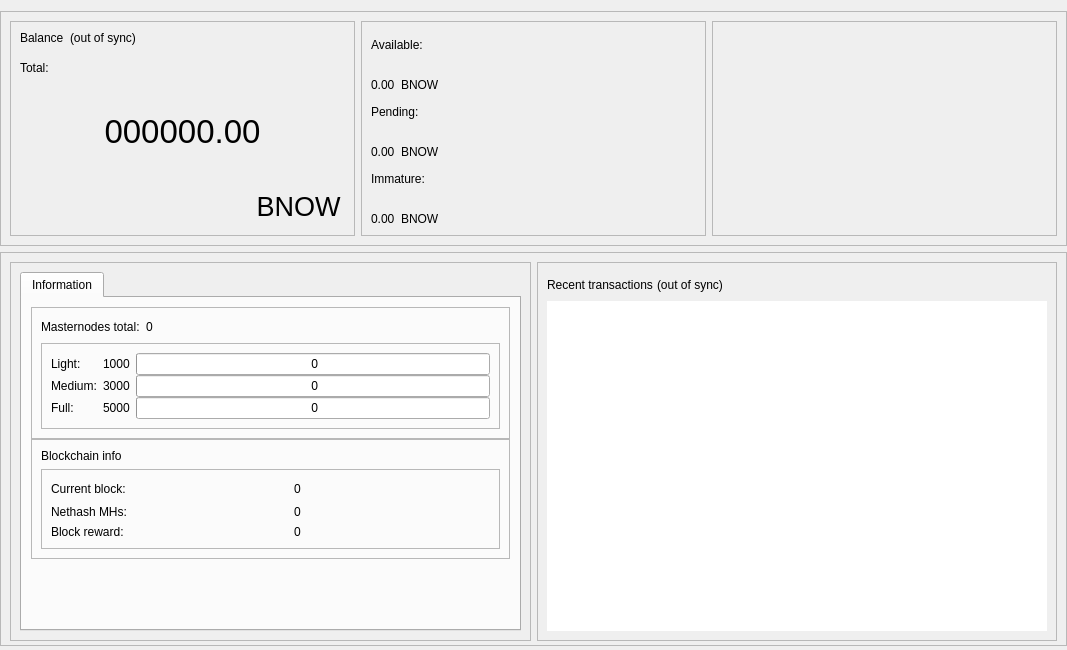
<?xml version="1.0" encoding="UTF-8"?>
<ui version="4.0">
 <class>OverviewPage</class>
 <widget class="QWidget" name="OverviewPage">
  <property name="geometry">
   <rect>
    <x>0</x>
    <y>0</y>
    <width>1067</width>
    <height>650</height>
   </rect>
  </property>
  <property name="minimumSize">
   <size>
    <width>960</width>
    <height>0</height>
   </size>
  </property>
  <property name="windowTitle">
   <string>Form</string>
  </property>
  <layout class="QVBoxLayout" name="topLayout">
   <property name="leftMargin">
    <number>0</number>
   </property>
   <property name="rightMargin">
    <number>0</number>
   </property>
   <property name="bottomMargin">
    <number>4</number>
   </property>
   <item>
    <layout class="QVBoxLayout" name="verticalLayout_main">
     <property name="sizeConstraint">
      <enum>QLayout::SetDefaultConstraint</enum>
     </property>
     <property name="leftMargin">
      <number>0</number>
     </property>
     <property name="rightMargin">
      <number>0</number>
     </property>
     <item>
      <widget class="QFrame" name="frame_blue">
       <property name="enabled">
        <bool>true</bool>
       </property>
       <property name="sizePolicy">
        <sizepolicy hsizetype="Preferred" vsizetype="Preferred">
         <horstretch>0</horstretch>
         <verstretch>0</verstretch>
        </sizepolicy>
       </property>
       <property name="minimumSize">
        <size>
         <width>1065</width>
         <height>220</height>
        </size>
       </property>
       <property name="maximumSize">
        <size>
         <width>16777215</width>
         <height>16777215</height>
        </size>
       </property>
       <property name="sizeIncrement">
        <size>
         <width>0</width>
         <height>0</height>
        </size>
       </property>
       <property name="baseSize">
        <size>
         <width>0</width>
         <height>500</height>
        </size>
       </property>
       <property name="frameShape">
        <enum>QFrame::StyledPanel</enum>
       </property>
       <property name="frameShadow">
        <enum>QFrame::Raised</enum>
       </property>
       <layout class="QHBoxLayout" name="horizontalLayout">
        <item>
         <widget class="QFrame" name="frame_blue_1">
          <property name="minimumSize">
           <size>
            <width>345</width>
            <height>200</height>
           </size>
          </property>
          <property name="maximumSize">
           <size>
            <width>16777215</width>
            <height>16777215</height>
           </size>
          </property>
          <property name="frameShape">
           <enum>QFrame::StyledPanel</enum>
          </property>
          <property name="frameShadow">
           <enum>QFrame::Raised</enum>
          </property>
          <layout class="QHBoxLayout" name="horizontalLayout_2">
           <item>
            <layout class="QVBoxLayout" name="verticalLayout">
             <item>
              <layout class="QHBoxLayout" name="horizontalLayout_3">
               <property name="spacing">
                <number>6</number>
               </property>
               <property name="sizeConstraint">
                <enum>QLayout::SetFixedSize</enum>
               </property>
               <item>
                <widget class="QLabel" name="label_5">
                 <property name="minimumSize">
                  <size>
                   <width>0</width>
                   <height>24</height>
                  </size>
                 </property>
                 <property name="maximumSize">
                  <size>
                   <width>16777215</width>
                   <height>24</height>
                  </size>
                 </property>
                 <property name="text">
                  <string>Balance</string>
                 </property>
                 <property name="alignment">
                  <set>Qt::AlignLeading|Qt::AlignLeft|Qt::AlignTop</set>
                 </property>
                </widget>
               </item>
               <item>
                <widget class="QLabel" name="labelWalletStatus">
                 <property name="minimumSize">
                  <size>
                   <width>0</width>
                   <height>24</height>
                  </size>
                 </property>
                 <property name="maximumSize">
                  <size>
                   <width>16777215</width>
                   <height>24</height>
                  </size>
                 </property>
                 <property name="text">
                  <string>(out of sync)</string>
                 </property>
                 <property name="alignment">
                  <set>Qt::AlignLeading|Qt::AlignLeft|Qt::AlignTop</set>
                 </property>
                </widget>
               </item>
               <item>
                <spacer name="horizontalSpacer">
                 <property name="orientation">
                  <enum>Qt::Horizontal</enum>
                 </property>
                 <property name="sizeHint" stdset="0">
                  <size>
                   <width>40</width>
                   <height>20</height>
                  </size>
                 </property>
                </spacer>
               </item>
              </layout>
             </item>
             <item>
              <widget class="QLabel" name="labelTotalText">
               <property name="maximumSize">
                <size>
                 <width>16777215</width>
                 <height>15</height>
                </size>
               </property>
               <property name="text">
                <string>Total:</string>
               </property>
              </widget>
             </item>
             <item>
              <widget class="QLabel" name="labelTotal">
               <property name="sizePolicy">
                <sizepolicy hsizetype="Preferred" vsizetype="Preferred">
                 <horstretch>0</horstretch>
                 <verstretch>0</verstretch>
                </sizepolicy>
               </property>
               <property name="minimumSize">
                <size>
                 <width>0</width>
                 <height>100</height>
                </size>
               </property>
               <property name="maximumSize">
                <size>
                 <width>16777215</width>
                 <height>100</height>
                </size>
               </property>
               <property name="font">
                <font>
                 <pointsize>25</pointsize>
                 <weight>50</weight>
                 <bold>false</bold>
                </font>
               </property>
               <property name="mouseTracking">
                <bool>false</bool>
               </property>
               <property name="text">
                <string>000000.00</string>
               </property>
               <property name="alignment">
                <set>Qt::AlignCenter</set>
               </property>
              </widget>
             </item>
             <item>
              <layout class="QHBoxLayout" name="horizontalLayout_11">
               <item>
                <spacer name="horizontalSpacer_8">
                 <property name="orientation">
                  <enum>Qt::Horizontal</enum>
                 </property>
                 <property name="sizeHint" stdset="0">
                  <size>
                   <width>40</width>
                   <height>20</height>
                  </size>
                 </property>
                </spacer>
               </item>
               <item>
                <widget class="QPushButton" name="blabel_Bitnow">
                 <property name="font">
                  <font>
                   <pointsize>20</pointsize>
                   <italic>false</italic>
                   <kerning>true</kerning>
                  </font>
                 </property>
                 <property name="cursor">
                  <cursorShape>PointingHandCursor</cursorShape>
                 </property>
                 <property name="text">
                  <string>BNOW</string>
                 </property>
                 <property name="flat">
                  <bool>true</bool>
                 </property>
                </widget>
               </item>
              </layout>
             </item>
            </layout>
           </item>
          </layout>
         </widget>
        </item>
        <item>
         <widget class="QFrame" name="frame_blue_2">
          <property name="minimumSize">
           <size>
            <width>345</width>
            <height>200</height>
           </size>
          </property>
          <property name="maximumSize">
           <size>
            <width>16777215</width>
            <height>16777215</height>
           </size>
          </property>
          <property name="frameShape">
           <enum>QFrame::StyledPanel</enum>
          </property>
          <property name="frameShadow">
           <enum>QFrame::Raised</enum>
          </property>
          <layout class="QVBoxLayout" name="verticalLayout_3">
           <item>
            <layout class="QVBoxLayout" name="verticalLayout_2">
             <item>
              <widget class="QLabel" name="labelBalanceText">
               <property name="text">
                <string>Available:</string>
               </property>
              </widget>
             </item>
             <item>
              <layout class="QHBoxLayout" name="horizontalLayout_4">
               <item>
                <widget class="QLabel" name="labelBalance">
                 <property name="text">
                  <string>0.00</string>
                 </property>
                 <property name="alignment">
                  <set>Qt::AlignBottom|Qt::AlignLeading|Qt::AlignLeft</set>
                 </property>
                </widget>
               </item>
               <item>
                <widget class="QLabel" name="label_Bitnow2">
                 <property name="text">
                  <string>BNOW</string>
                 </property>
                 <property name="alignment">
                  <set>Qt::AlignBottom|Qt::AlignLeading|Qt::AlignLeft</set>
                 </property>
                </widget>
               </item>
               <item>
                <spacer name="horizontalSpacer_3">
                 <property name="orientation">
                  <enum>Qt::Horizontal</enum>
                 </property>
                 <property name="sizeHint" stdset="0">
                  <size>
                   <width>40</width>
                   <height>20</height>
                  </size>
                 </property>
                </spacer>
               </item>
              </layout>
             </item>
             <item>
              <widget class="QLabel" name="labelPendingText">
               <property name="text">
                <string>Pending:</string>
               </property>
              </widget>
             </item>
             <item>
              <layout class="QHBoxLayout" name="horizontalLayout_5">
               <item>
                <widget class="QLabel" name="labelUnconfirmed">
                 <property name="text">
                  <string>0.00</string>
                 </property>
                 <property name="alignment">
                  <set>Qt::AlignBottom|Qt::AlignLeading|Qt::AlignLeft</set>
                 </property>
                </widget>
               </item>
               <item>
                <widget class="QLabel" name="label_Bitnow3">
                 <property name="text">
                  <string>BNOW</string>
                 </property>
                 <property name="alignment">
                  <set>Qt::AlignBottom|Qt::AlignLeading|Qt::AlignLeft</set>
                 </property>
                </widget>
               </item>
               <item>
                <spacer name="horizontalSpacer_4">
                 <property name="orientation">
                  <enum>Qt::Horizontal</enum>
                 </property>
                 <property name="sizeHint" stdset="0">
                  <size>
                   <width>40</width>
                   <height>20</height>
                  </size>
                 </property>
                </spacer>
               </item>
              </layout>
             </item>
             <item>
              <widget class="QLabel" name="labelImmatureText">
               <property name="text">
                <string>Immature:</string>
               </property>
              </widget>
             </item>
             <item>
              <layout class="QHBoxLayout" name="horizontalLayout_6">
               <item>
                <widget class="QLabel" name="labelImmature">
                 <property name="text">
                  <string>0.00</string>
                 </property>
                 <property name="alignment">
                  <set>Qt::AlignBottom|Qt::AlignLeading|Qt::AlignLeft</set>
                 </property>
                </widget>
               </item>
               <item>
                <widget class="QLabel" name="label_Bitnow4">
                 <property name="text">
                  <string>BNOW</string>
                 </property>
                 <property name="alignment">
                  <set>Qt::AlignBottom|Qt::AlignLeading|Qt::AlignLeft</set>
                 </property>
                </widget>
               </item>
               <item>
                <spacer name="horizontalSpacer_5">
                 <property name="orientation">
                  <enum>Qt::Horizontal</enum>
                 </property>
                 <property name="sizeHint" stdset="0">
                  <size>
                   <width>40</width>
                   <height>20</height>
                  </size>
                 </property>
                </spacer>
               </item>
              </layout>
             </item>
            </layout>
           </item>
          </layout>
         </widget>
        </item>
        <item>
         <spacer name="horizontalSpacer_9">
          <property name="orientation">
           <enum>Qt::Horizontal</enum>
          </property>
          <property name="sizeHint" stdset="0">
           <size>
            <width>40</width>
            <height>20</height>
           </size>
          </property>
         </spacer>
        </item>
        <item>
         <widget class="QFrame" name="frame_blue_3">
          <property name="minimumSize">
           <size>
            <width>345</width>
            <height>200</height>
           </size>
          </property>
          <property name="maximumSize">
           <size>
            <width>16777215</width>
            <height>16777215</height>
           </size>
          </property>
          <property name="frameShape">
           <enum>QFrame::StyledPanel</enum>
          </property>
          <property name="frameShadow">
           <enum>QFrame::Raised</enum>
          </property>
          <layout class="QVBoxLayout" name="verticalLayout_5">
           <item>
            <layout class="QVBoxLayout" name="verticalLayout_4"/>
           </item>
          </layout>
         </widget>
        </item>
       </layout>
      </widget>
     </item>
     <item>
      <widget class="QFrame" name="frame_bottom">
       <property name="minimumSize">
        <size>
         <width>0</width>
         <height>100</height>
        </size>
       </property>
       <property name="maximumSize">
        <size>
         <width>16777215</width>
         <height>16777215</height>
        </size>
       </property>
       <property name="frameShape">
        <enum>QFrame::StyledPanel</enum>
       </property>
       <property name="frameShadow">
        <enum>QFrame::Raised</enum>
       </property>
       <layout class="QHBoxLayout" name="horizontalLayout_7">
        <property name="bottomMargin">
         <number>4</number>
        </property>
        <item>
         <widget class="QFrame" name="frame_bottom_1">
          <property name="minimumSize">
           <size>
            <width>355</width>
            <height>100</height>
           </size>
          </property>
          <property name="maximumSize">
           <size>
            <width>16777215</width>
            <height>16777215</height>
           </size>
          </property>
          <property name="frameShape">
           <enum>QFrame::StyledPanel</enum>
          </property>
          <property name="frameShadow">
           <enum>QFrame::Raised</enum>
          </property>
          <layout class="QVBoxLayout" name="verticalLayout_9">
           <property name="bottomMargin">
            <number>9</number>
           </property>
           <item>
            <layout class="QVBoxLayout" name="verticalLayout_7">
             <item>
              <widget class="QTabWidget" name="AdditionalFeatures">
               <property name="currentIndex">
                <number>1</number>
               </property>
               <property name="tabBarAutoHide">
                <bool>false</bool>
               </property>
               <widget class="QWidget" name="TabInformation">
                <attribute name="title">
                 <string>Information</string>
                </attribute>
                <layout class="QVBoxLayout" name="verticalLayout_13">
                 <item>
                  <layout class="QVBoxLayout" name="verticalLayout_11">
                   <property name="spacing">
                    <number>0</number>
                   </property>
                   <item>
                    <layout class="QVBoxLayout" name="verticalLayout_16"/>
                   </item>
                   <item>
                    <widget class="QFrame" name="frameMnInfo">
                     <property name="minimumSize">
                      <size>
                       <width>0</width>
                       <height>100</height>
                      </size>
                     </property>
                     <property name="frameShape">
                      <enum>QFrame::StyledPanel</enum>
                     </property>
                     <property name="frameShadow">
                      <enum>QFrame::Raised</enum>
                     </property>
                     <layout class="QVBoxLayout" name="verticalLayout_17">
                      <item>
                       <layout class="QHBoxLayout" name="horizontalLayout_9">
                        <item>
                         <widget class="QLabel" name="labelMnTotal">
                          <property name="minimumSize">
                           <size>
                            <width>0</width>
                            <height>0</height>
                           </size>
                          </property>
                          <property name="maximumSize">
                           <size>
                            <width>16777215</width>
                            <height>16777215</height>
                           </size>
                          </property>
                          <property name="text">
                           <string>Masternodes total:</string>
                          </property>
                         </widget>
                        </item>
                        <item>
                         <widget class="QLabel" name="labelMnTotal_Value">
                          <property name="text">
                           <string>0</string>
                          </property>
                         </widget>
                        </item>
                        <item>
                         <spacer name="horizontalSpacer_7">
                          <property name="orientation">
                           <enum>Qt::Horizontal</enum>
                          </property>
                          <property name="sizeHint" stdset="0">
                           <size>
                            <width>40</width>
                            <height>20</height>
                           </size>
                          </property>
                         </spacer>
                        </item>
                       </layout>
                      </item>
                      <item>
                       <widget class="QFrame" name="frameMnInfoLevels">
                        <property name="minimumSize">
                         <size>
                          <width>0</width>
                          <height>80</height>
                         </size>
                        </property>
                        <property name="frameShape">
                         <enum>QFrame::StyledPanel</enum>
                        </property>
                        <property name="frameShadow">
                         <enum>QFrame::Raised</enum>
                        </property>
                        <layout class="QGridLayout" name="gridLayout_2">
                         <property name="horizontalSpacing">
                          <number>6</number>
                         </property>
                         <property name="verticalSpacing">
                          <number>0</number>
                         </property>
                         <item row="0" column="2">
                          <widget class="QProgressBar" name="graphMN1">
                           <property name="minimumSize">
                            <size>
                             <width>0</width>
                             <height>20</height>
                            </size>
                           </property>
                           <property name="maximumSize">
                            <size>
                             <width>16777215</width>
                             <height>16777215</height>
                            </size>
                           </property>
                           <property name="value">
                            <number>0</number>
                           </property>
                           <property name="format">
                            <string> %v</string>
                           </property>
                          </widget>
                         </item>
                         <item row="1" column="2">
                          <widget class="QProgressBar" name="graphMN2">
                           <property name="minimumSize">
                            <size>
                             <width>0</width>
                             <height>20</height>
                            </size>
                           </property>
                           <property name="maximumSize">
                            <size>
                             <width>16777215</width>
                             <height>16777215</height>
                            </size>
                           </property>
                           <property name="value">
                            <number>0</number>
                           </property>
                           <property name="format">
                            <string> %v</string>
                           </property>
                          </widget>
                         </item>
                         <item row="3" column="2">
                          <widget class="QProgressBar" name="graphMN3">
                           <property name="minimumSize">
                            <size>
                             <width>0</width>
                             <height>20</height>
                            </size>
                           </property>
                           <property name="maximumSize">
                            <size>
                             <width>16777215</width>
                             <height>16777215</height>
                            </size>
                           </property>
                           <property name="value">
                            <number>0</number>
                           </property>
                           <property name="format">
                            <string> %v</string>
                           </property>
                          </widget>
                         </item>
                         <item row="1" column="0">
                          <widget class="QLabel" name="label_2">
                           <property name="minimumSize">
                            <size>
                             <width>0</width>
                             <height>0</height>
                            </size>
                           </property>
                           <property name="maximumSize">
                            <size>
                             <width>16777215</width>
                             <height>16777215</height>
                            </size>
                           </property>
                           <property name="text">
                            <string>Medium:</string>
                           </property>
                          </widget>
                         </item>
                         <item row="3" column="0">
                          <widget class="QLabel" name="label_3">
                           <property name="minimumSize">
                            <size>
                             <width>0</width>
                             <height>0</height>
                            </size>
                           </property>
                           <property name="maximumSize">
                            <size>
                             <width>16777215</width>
                             <height>16777215</height>
                            </size>
                           </property>
                           <property name="text">
                            <string>Full:</string>
                           </property>
                          </widget>
                         </item>
                         <item row="0" column="0">
                          <widget class="QLabel" name="label">
                           <property name="minimumSize">
                            <size>
                             <width>0</width>
                             <height>0</height>
                            </size>
                           </property>
                           <property name="maximumSize">
                            <size>
                             <width>16777215</width>
                             <height>16777215</height>
                            </size>
                           </property>
                           <property name="text">
                            <string>Light:</string>
                           </property>
                          </widget>
                         </item>
                         <item row="0" column="1">
                          <widget class="QLabel" name="label_lcolat">
                           <property name="text">
                            <string>1000</string>
                           </property>
                          </widget>
                         </item>
                         <item row="1" column="1">
                          <widget class="QLabel" name="label_mcolat">
                           <property name="text">
                            <string>3000</string>
                           </property>
                          </widget>
                         </item>
                         <item row="3" column="1">
                          <widget class="QLabel" name="label_fcolat">
                           <property name="text">
                            <string>5000</string>
                           </property>
                          </widget>
                         </item>
                        </layout>
                       </widget>
                      </item>
                     </layout>
                    </widget>
                   </item>
                   <item>
                    <widget class="QFrame" name="frameBlockchainInfo">
                     <property name="minimumSize">
                      <size>
                       <width>0</width>
                       <height>100</height>
                      </size>
                     </property>
                     <property name="frameShape">
                      <enum>QFrame::StyledPanel</enum>
                     </property>
                     <property name="frameShadow">
                      <enum>QFrame::Raised</enum>
                     </property>
                     <layout class="QVBoxLayout" name="verticalLayout_18">
                      <item>
                       <widget class="QLabel" name="label_blockchaininfo">
                        <property name="text">
                         <string>Blockchain info</string>
                        </property>
                       </widget>
                      </item>
                      <item>
                       <widget class="QFrame" name="frameBlockchainInfoData">
                        <property name="minimumSize">
                         <size>
                          <width>0</width>
                          <height>0</height>
                         </size>
                        </property>
                        <property name="frameShape">
                         <enum>QFrame::StyledPanel</enum>
                        </property>
                        <property name="frameShadow">
                         <enum>QFrame::Raised</enum>
                        </property>
                        <layout class="QGridLayout" name="gridLayout_3">
                         <property name="verticalSpacing">
                          <number>6</number>
                         </property>
                         <item row="0" column="2">
                          <widget class="QLabel" name="label_CurrentBlock_value">
                           <property name="text">
                            <string>0</string>
                           </property>
                          </widget>
                         </item>
                         <item row="0" column="0">
                          <widget class="QLabel" name="label_CurrentBlock">
                           <property name="minimumSize">
                            <size>
                             <width>0</width>
                             <height>0</height>
                            </size>
                           </property>
                           <property name="maximumSize">
                            <size>
                             <width>16777215</width>
                             <height>16777215</height>
                            </size>
                           </property>
                           <property name="text">
                            <string>Current block:</string>
                           </property>
                          </widget>
                         </item>
                         <item row="1" column="2">
                          <widget class="QLabel" name="label_Nethash_value">
                           <property name="text">
                            <string>0</string>
                           </property>
                          </widget>
                         </item>
                         <item row="2" column="0">
                          <widget class="QLabel" name="label_CurrentBlockReward">
                           <property name="text">
                            <string>Block reward:</string>
                           </property>
                          </widget>
                         </item>
                         <item row="1" column="0">
                          <widget class="QLabel" name="label_Nethash">
                           <property name="text">
                            <string>Nethash MHs:</string>
                           </property>
                          </widget>
                         </item>
                         <item row="2" column="2">
                          <widget class="QLabel" name="label_CurrentBlockReward_value">
                           <property name="text">
                            <string>0</string>
                           </property>
                          </widget>
                         </item>
                         <item row="0" column="1">
                          <spacer name="horizontalSpacer_6">
                           <property name="orientation">
                            <enum>Qt::Horizontal</enum>
                           </property>
                           <property name="sizeType">
                            <enum>QSizePolicy::Fixed</enum>
                           </property>
                           <property name="sizeHint" stdset="0">
                            <size>
                             <width>40</width>
                             <height>20</height>
                            </size>
                           </property>
                          </spacer>
                         </item>
                        </layout>
                       </widget>
                      </item>
                     </layout>
                    </widget>
                   </item>
                   <item>
                    <spacer name="verticalSpacer_2">
                     <property name="orientation">
                      <enum>Qt::Vertical</enum>
                     </property>
                     <property name="sizeHint" stdset="0">
                      <size>
                       <width>20</width>
                       <height>10</height>
                      </size>
                     </property>
                    </spacer>
                   </item>
                  </layout>
                 </item>
                </layout>
               </widget>
              </widget>
             </item>
            </layout>
           </item>
          </layout>
         </widget>
        </item>
        <item>
         <widget class="QFrame" name="frame_bottom_2">
          <property name="minimumSize">
           <size>
            <width>0</width>
            <height>100</height>
           </size>
          </property>
          <property name="maximumSize">
           <size>
            <width>16777215</width>
            <height>16777215</height>
           </size>
          </property>
          <property name="frameShape">
           <enum>QFrame::StyledPanel</enum>
          </property>
          <property name="frameShadow">
           <enum>QFrame::Raised</enum>
          </property>
          <layout class="QVBoxLayout" name="verticalLayout_10">
           <item>
            <layout class="QVBoxLayout" name="verticalLayout_8">
             <property name="spacing">
              <number>4</number>
             </property>
             <item>
              <layout class="QHBoxLayout" name="horizontalLayout_8">
               <item>
                <widget class="QLabel" name="label_4">
                 <property name="minimumSize">
                  <size>
                   <width>0</width>
                   <height>25</height>
                  </size>
                 </property>
                 <property name="maximumSize">
                  <size>
                   <width>16777215</width>
                   <height>25</height>
                  </size>
                 </property>
                 <property name="text">
                  <string>Recent transactions</string>
                 </property>
                </widget>
               </item>
               <item>
                <widget class="QLabel" name="labelTransactionsStatus">
                 <property name="text">
                  <string>(out of sync)</string>
                 </property>
                </widget>
               </item>
               <item>
                <spacer name="horizontalSpacer_2">
                 <property name="orientation">
                  <enum>Qt::Horizontal</enum>
                 </property>
                 <property name="sizeHint" stdset="0">
                  <size>
                   <width>40</width>
                   <height>20</height>
                  </size>
                 </property>
                </spacer>
               </item>
              </layout>
             </item>
             <item>
              <widget class="QListView" name="listTransactions">
               <property name="sizePolicy">
                <sizepolicy hsizetype="Expanding" vsizetype="Expanding">
                 <horstretch>0</horstretch>
                 <verstretch>0</verstretch>
                </sizepolicy>
               </property>
               <property name="maximumSize">
                <size>
                 <width>16777215</width>
                 <height>600</height>
                </size>
               </property>
               <property name="styleSheet">
                <string notr="true"/>
               </property>
               <property name="frameShape">
                <enum>QFrame::NoFrame</enum>
               </property>
               <property name="verticalScrollBarPolicy">
                <enum>Qt::ScrollBarAlwaysOff</enum>
               </property>
               <property name="horizontalScrollBarPolicy">
                <enum>Qt::ScrollBarAlwaysOff</enum>
               </property>
               <property name="alternatingRowColors">
                <bool>true</bool>
               </property>
              </widget>
             </item>
            </layout>
           </item>
          </layout>
         </widget>
        </item>
       </layout>
      </widget>
     </item>
    </layout>
   </item>
  </layout>
 </widget>
 <resources/>
 <connections/>
</ui>
